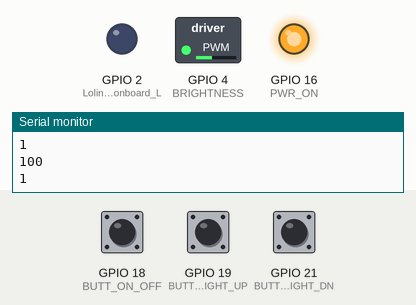
The sketch below on a simulated ESP32. On the bench: switched loads named in the sketch (green lamp = pin HIGH), output pins drawn as LEDs (lit = HIGH), the last lines printed to the serial monitor. The inputs (shaded band) are chosen by the test bench; at power-on: GPIO 18 (BUTT_ON_OFF) HIGH, GPIO 19 (BUTT_BRIGHT_UP) HIGH, GPIO 21 (BUTT_BRIGHT_DN) HIGH.

Above: at 2.7 s.
2.8 s: GPIO 18 (BUTT_ON_OFF) pulled LOW for 0.15 s
At 3.2 s:
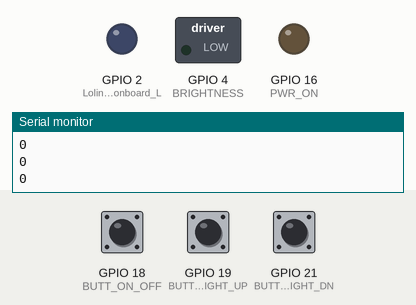
4.4 s: GPIO 19 (BUTT_BRIGHT_UP) pulled LOW for 0.15 s
At 4.8 s:
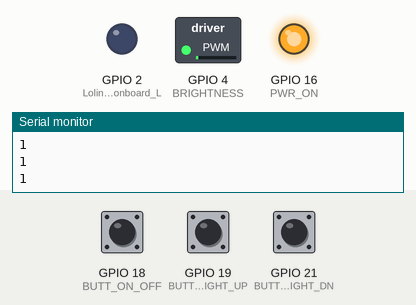
6.0 s: GPIO 21 (BUTT_BRIGHT_DN) pulled LOW for 0.15 s
At 6.4 s:
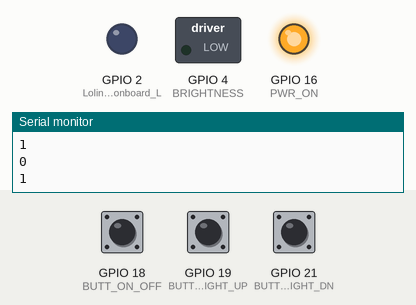
7.6 s: GPIO 21 (BUTT_BRIGHT_DN) pulled LOW for 1 s
At 7.9 s:
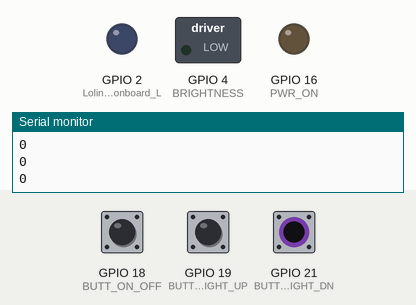
10.1 s: GPIO 18 (BUTT_ON_OFF) pulled LOW for 1 s
At 10.4 s:
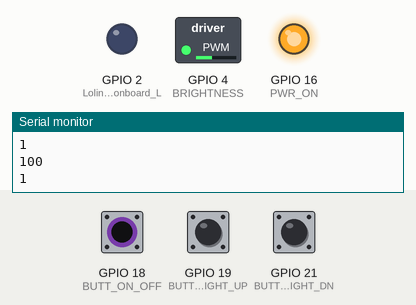
12.6 s: GPIO 19 (BUTT_BRIGHT_UP) pulled LOW for 1 s
At 14.1 s:
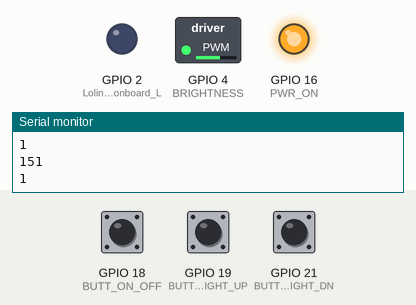
Timing chart, 0 to 44.2 s (numbered marks = the images above; inputs shaded):
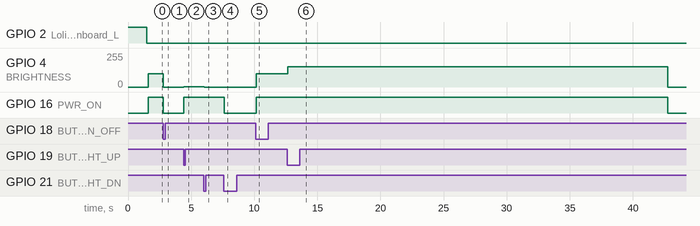

The sketch:

ESP32_CODE_LED_SUBSYSTEM.ino
```cpp
// UNSW Canberra S2, 2022, ZEIT2209, Principles of Electrical Engineering
// The Group Formerly Known as Prince LED Subsystem code for Lolin D-32 board
// Author: z5349517 Thomas Phelan
//
/************************Copyright Declaration******************************/
// This code is a a modified version of the example Adafruit feed handler code:
// Written by Todd Treece for Adafruit Industries
// Modified by Brent Rubell for Adafruit Industries
// Copyright (c) 2020 Adafruit Industries
// Licensed under the MIT license.
/************************ Code Starts Here *******************************/
#include "config.h"
#define PWR_ON 16          // 3v3 Supply pin to turn on the Op-amp
#define BRIGHTNESS 4       // PWM controlled power to switch on the LED
#define BUTT_BRIGHT_UP 19  // Signal to increase LED brightness
#define BUTT_BRIGHT_DN 21  // Signal to increase LED brightness
#define BUTT_ON_OFF 18     // Signal to turn the light on/off

int const BUTT_DEBOUNCE_TIME = 100;     // Timer for the debouncing of buttons
int const TRANSMIT_TIME = 10000;        // Timer for transmitting to the Adafruit Feed to prevent throttling
int const MAX_BRIGHTNESS = 255;         // Maximum brightness level (PWM max)
int const MIN_BRIGHTNESS = 0;           // Minimum Brihgtness Level (PWM min)
int const INITIAL_BRIGHTNESS = 100;     // Brightness (PWM) level wheneve the system is turned on
int const POWER_SAVER_TIMEOUT = 30000;  // After this many milliseconds of control inactivty the light will power off

unsigned long db_time = 0;            // timer variable for the debounce timer, resets at each button push, used by multiple interrupt service routines
unsigned long timeout_timer = 0;      // timer variable for the power saving timeout, resets to the current time whenever there is a brightness or state update
int brightness = INITIAL_BRIGHTNESS;  // brightness level, 8 bit value for PWM 0-255, used by multiple interrup service routines and message feed handers
bool on_state = true;                 // Overall state of the light, on or off, used by multiple interrupt service routines and message feed handelrs

AdafruitIO_Feed *LED = io.feed("LED");                          // set up the led dimmer brightness feed
AdafruitIO_Feed *wifi_motorState = io.feed("wifi_motorState");  // set up the door state feed
AdafruitIO_Feed *Security_System = io.feed("Security_System");  // set up the Security system feed

//This fucntion performs software debouncing of the physical local buttons on the subsystem board
boolean debouncer() {
  unsigned long now_time = millis();
  if ((now_time - db_time) < BUTT_DEBOUNCE_TIME) {
    return false;
  } else {
    db_time = millis();
    return true;
  }
}

//ISR triggered by push button to turn the light on/off
void IRAM_ATTR pwr_cycle() {
  noInterrupts();
  if (debouncer()) {
    if (!on_state) {
      brightness = INITIAL_BRIGHTNESS;
    } else {
      brightness = 0;
    }
    on_state = !on_state;
  }
}

//ISR triggered by push button to turn the light up
void IRAM_ATTR brightness_up() {
  noInterrupts();
  if (debouncer()) {
    if (!on_state) {
      brightness = 1;
      on_state = true;
    } else {
      int new_brightness = brightness + 1 + (brightness * 0.5);
      if (new_brightness > MAX_BRIGHTNESS) {
        brightness = MAX_BRIGHTNESS;
      } else {
        brightness = new_brightness;
      }
    }
  }
}

//ISR triggered by push button to turn the light down
void IRAM_ATTR brightness_down() {
  noInterrupts();
  if (debouncer()) {
    if (brightness == MIN_BRIGHTNESS) {
      on_state = false;
    } else {
      int new_brightness = brightness - (brightness * .5);
      if (new_brightness < MIN_BRIGHTNESS) {
        brightness = MIN_BRIGHTNESS;
      } else {
        brightness = new_brightness;
      }
    }
  }
}

// Message handler for interfacing with the Adafruit IO LED brightness feed
// The feed is an 8-bit number 0-255, should always be the same as the local brightness variable for the PWM
void handleMessageLED(AdafruitIO_Data *LED) {
  noInterrupts();
  if (LED->toInt() != brightness) {
    brightness = LED->toInt();
    //if feed brightness exceeds max level, correct the feed to max level
    if (brightness > MAX_BRIGHTNESS) {
      brightness = MAX_BRIGHTNESS;
    }
    //if feed brightness is below min level, correct the feed to the min level
    if (brightness <= MIN_BRIGHTNESS) {
      brightness = MIN_BRIGHTNESS;
      on_state = false;
    } else {
      on_state = true;
    }
  }
}


// Message handler for interfacing with the Adafruit IO LED door state
// The light should turn on when the door opens if it is not already on
// If the light is already on, it should maintain the current brightness (do nothing)
void handleMessageDoor(AdafruitIO_Data *wifi_motorState) {
  noInterrupts();
  int const LED_ON_DOOR_STATE = 1;
  if (wifi_motorState->toInt() == LED_ON_DOOR_STATE) {
    timeout_timer = millis();
    if (!on_state) {
      on_state = true;
      brightness = INITIAL_BRIGHTNESS;
    } else {
      return;
    }
  }
}

// Message handler so that the lighting system responds to changes in the Security System status
// Status 1 =  system armed, light should be off
// Status 2 =  alarm tripped, light should turn on at max brightness
void handleMessageSecurity(AdafruitIO_Data *Security_System) {
  noInterrupts();
  int const ARMED = 1;  //Adafruit IO Feed integer level definitions
  int const ALARM = 2;  //Adafruit IO Feed integer level definitions

  if (Security_System->toInt() == ARMED) {  //Turn the light off upon arming of the security system
    on_state = false;
    brightness = 0;
  } else if (Security_System->toInt() == ALARM) {  // Turn the light on at max brightness upon alarm activation
    timeout_timer = millis();
    on_state = true;
    brightness = MAX_BRIGHTNESS;
  } else {
    return;
  }
}

void setup() {

  pinMode(PWR_ON, OUTPUT);                // 3v3 Supply for the driver
  pinMode(BUILTIN_LED, OUTPUT);           // Lolin D-32 blue onboard LED
  digitalWrite(BUILTIN_LED, HIGH);        //Master on/off state for the high power LED current driver
  pinMode(BUTT_ON_OFF, INPUT_PULLUP);     // Local control On/Off button
  pinMode(BUTT_BRIGHT_UP, INPUT_PULLUP);  // Local control brightness up button
  pinMode(BUTT_BRIGHT_DN, INPUT_PULLUP);  // Local control brightness down button
  pinMode(BRIGHTNESS, OUTPUT);            // PWM output pin for brightness control

  attachInterrupt(BUTT_ON_OFF, pwr_cycle, FALLING);
  attachInterrupt(BUTT_BRIGHT_UP, brightness_up, FALLING);
  attachInterrupt(BUTT_BRIGHT_DN, brightness_down, FALLING);

  Serial.begin(115200);
  io.connect();                           //Adafruit IO connection
  while (io.status() < AIO_CONNECTED) {}  // Wait here for an active connection to Adafruit IO API before continuing
  digitalWrite(BUILTIN_LED, LOW);         // D-32 blue LED should remain ON while we have an active connection to the Adafruit IO API

  // Here we attach the Adafruit IO message handlers for the feeds we are using in this module
  LED->onMessage(handleMessageLED);
  wifi_motorState->onMessage(handleMessageDoor);
  Security_System->onMessage(handleMessageSecurity);
  LED->get();
  wifi_motorState->get();
  Security_System->get();
  LED->save(INITIAL_BRIGHTNESS);
}

void loop() {
  static unsigned long transmit_time = 0;  // timer variable for message transmission to prevent flooding the feeds and throttling conenction
  static int previous_brightness = 0;
  static int previously_sent_brightness = 0;

  // if connection lost: turn off D-32 blue LED and attempt to re-establish connection
  if (io.status() < AIO_CONNECTED) {
    digitalWrite(BUILTIN_LED, HIGH);
    io.connect();
  }

  digitalWrite(BUILTIN_LED, LOW);  // D-32 blue LED should remain ON while we have an active connection to the Adafruit IO API

  io.run();
  interrupts();
  Serial.println(brightness);  // Used for debugging purposes
  Serial.println(on_state);    // Used for debugging purposes
  unsigned long now_time = millis();

  //Used for power saving timeout function, each time the brightnes changes reset the timeout timer
  if (previous_brightness != brightness) {
    previous_brightness = brightness;
    timeout_timer = millis();
  }
  // Turn the lighting system off after a predefined amount of time of inactivity to save power
  if ((now_time - timeout_timer) > POWER_SAVER_TIMEOUT) {
    if (brightness > MIN_BRIGHTNESS) {
      brightness = MIN_BRIGHTNESS;
      on_state = false;
      LED->save(brightness);
    }
  }

  // Save the actual brightness to the IO feed at regular intervals to prevent throttling the feed
  // Only update the feed if the brightness has changed since the last feed save
  if ((now_time - transmit_time) > TRANSMIT_TIME) {
    if (previously_sent_brightness != brightness) {
      LED->save(brightness);
      previously_sent_brightness = brightness;
      transmit_time = millis();
    }
  }

  // Here the code that actually changes what the hardware is doing starts,
  // This is where the actual pin outputs are written to turn the master ON/OFF and control PWM for LED brightness
  if (on_state) {
    digitalWrite(PWR_ON, HIGH);
    analogWrite(BRIGHTNESS, brightness);
  } else {
    digitalWrite(PWR_ON, LOW);
    analogWrite(BRIGHTNESS, 0);
  }
}
```

config.h
```cpp
/************************ Adafruit IO Config *******************************/

// visit io.adafruit.com if you need to create an account,
// or if you need your Adafruit IO key.
#define IO_USERNAME "####"
#define IO_KEY "####"

/******************************* WIFI **************************************/

// the AdafruitIO_WiFi client will work with the following boards:
//   - HUZZAH ESP8266 Breakout -> https://www.adafruit.com/products/2471
//   - Feather HUZZAH ESP8266 -> https://www.adafruit.com/products/2821
//   - Feather HUZZAH ESP32 -> https://www.adafruit.com/product/3405
//   - Feather M0 WiFi -> https://www.adafruit.com/products/3010
//   - Feather WICED -> https://www.adafruit.com/products/3056
//   - Adafruit PyPortal -> https://www.adafruit.com/product/4116
//   - Adafruit Metro M4 Express AirLift Lite ->
//   https://www.adafruit.com/product/4000
//   - Adafruit AirLift Breakout -> https://www.adafruit.com/product/4201
//#define WIFI_SSID "ProfED"
//#define WIFI_PASS "$wjjbYSPDB86-?%k"

#define WIFI_SSID "####"
#define WIFI_PASS "####"


// uncomment the following line if you are using airlift
//#define USE_AIRLIFT

// uncomment the following line if you are using winc1500
// #define USE_WINC1500

// comment out the following lines if you are using fona or ethernet
#include "AdafruitIO_WiFi.h"

#if defined(USE_AIRLIFT) || defined(ADAFRUIT_METRO_M4_AIRLIFT_LITE) ||         \
    defined(ADAFRUIT_PYPORTAL)
// Configure the pins used for the ESP32 connection
#if !defined(SPIWIFI_SS) // if the wifi definition isnt in the board variant
// Don't change the names of these #define's! they match the variant ones
#define SPIWIFI SPI
#define SPIWIFI_SS 10  // Chip select pin
#define SPIWIFI_ACK 9  // a.k.a BUSY or READY pin
#define ESP32_RESETN 6 // Reset pin
#define ESP32_GPIO0 -1 // Not connected
#endif
AdafruitIO_WiFi io(IO_USERNAME, IO_KEY, WIFI_SSID, WIFI_PASS, SPIWIFI_SS,
                   SPIWIFI_ACK, ESP32_RESETN, ESP32_GPIO0, &SPIWIFI);
#else
AdafruitIO_WiFi io(IO_USERNAME, IO_KEY, WIFI_SSID, WIFI_PASS);
#endif
/******************************* FONA **************************************/

// the AdafruitIO_FONA client will work with the following boards:
//   - Feather 32u4 FONA -> https://www.adafruit.com/product/3027

// uncomment the following two lines for 32u4 FONA,
// and comment out the AdafruitIO_WiFi client in the WIFI section
// #include "AdafruitIO_FONA.h"
// AdafruitIO_FONA io(IO_USERNAME, IO_KEY);

/**************************** ETHERNET ************************************/

// the AdafruitIO_Ethernet client will work with the following boards:
//   - Ethernet FeatherWing -> https://www.adafruit.com/products/3201

// uncomment the following two lines for ethernet,
// and comment out the AdafruitIO_WiFi client in the WIFI section
// #include "AdafruitIO_Ethernet.h"
// AdafruitIO_Ethernet io(IO_USERNAME, IO_KEY);
```

Measured:
- after the input at 2.8 s, GPIO 4 (BRIGHTNESS): 100/255 → 0/255 at once; GPIO 16 (PWR_ON): HIGH → LOW at once
- after the input at 4.4 s, GPIO 4 (BRIGHTNESS): 0/255 → 1/255 at once; GPIO 16 (PWR_ON): LOW → HIGH at once
- after the input at 6.0 s, GPIO 4 (BRIGHTNESS): 1/255 → 0/255 at once
- after the input at 7.6 s, GPIO 16 (PWR_ON): HIGH → LOW at once
- after the input at 10.1 s, GPIO 4 (BRIGHTNESS): 0/255 → 100/255 after 0.05 s; GPIO 16 (PWR_ON): LOW → HIGH after 0.05 s
- after the input at 12.6 s, GPIO 4 (BRIGHTNESS): 100/255 → 151/255 after 0.07 s, → 0/255 30.1 s later; GPIO 16 (PWR_ON): HIGH → LOW after 30.2 s instead of 27.6 s
